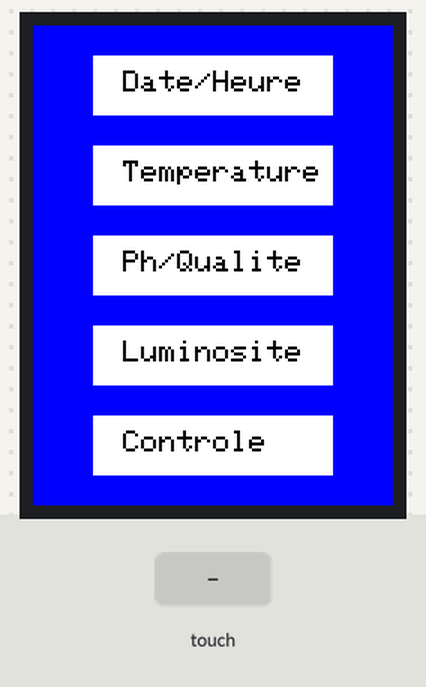
The sketch below on a simulated Arduino Uno, built with avr-gcc and run on an emulated ATmega328P. Parts: 240×320 colour display. Inputs (shaded band) come from the test bench.

Above: at 1.5 s.
1.6 s: touch panel pressed at 38 % / 90 % of its raw x / y range
3.3 s: touch panel pressed at 38 % / 10 % of its raw x / y range
At 4.0 s:
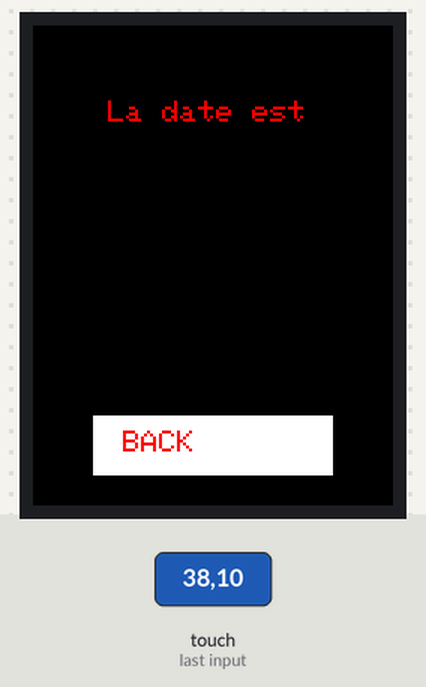
4.8 s: touch panel pressed at 62 % / 90 % of its raw x / y range
At 6.3 s:
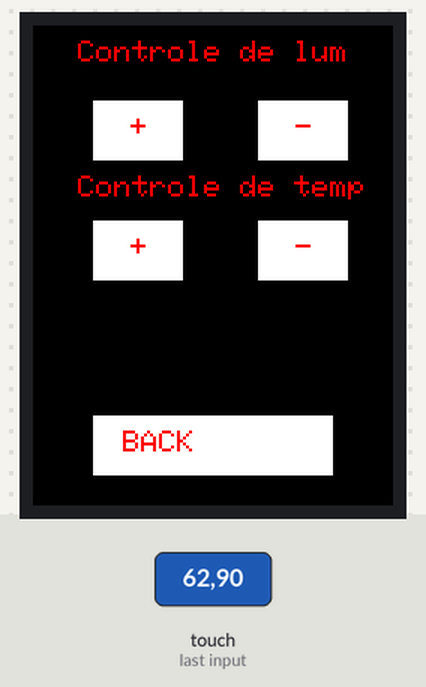
Timing chart, 0 to 7.8 s (numbered marks = the images above; inputs shaded):
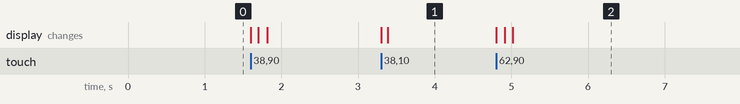

The sketch:

code.ino
```cpp
#include <Adafruit_GFX.h>
#include <SPI.h>
#include <Wire.h>
#include <Adafruit_ILI9341.h>
#include <Adafruit_STMPE610.h>
#include <RTClib.h>
#include <TouchScreen.h>
#include <DHT.h>
//Ecran
#define DHTPIN 3
#define DHTTYPE DHT22
#define TS_MINX 150
#define TS_MINY 130
#define TS_MAXX 3800
#define TS_MAXY 4000
#define STMPE_CS 8
#define TFT_CS 10
#define TFT_DC 9
// DHT
#define DHTPIN 2
#define DHTTYPE DHT22
// PH
#define phSensorPin A1
#define Offset 0.07
#define samplingInterval 20
#define printInterval 800
#define ArrayLenth  40
#define LIGHT_SENSOR A0
int pHArray[ArrayLenth];
int pHArrayIndex=0;

const long interval = 5000;
unsigned long previousMillis = 0;

Adafruit_STMPE610 ts = Adafruit_STMPE610(STMPE_CS);
Adafruit_ILI9341 tft = Adafruit_ILI9341(TFT_CS, TFT_DC);
DHT dht( DHTPIN ,  DHTTYPE );
int x,y;
float temp = 20.2;

float getTemp(){
    return dht.readTemperature();
}
int getLum(){
    return analogRead(LIGHT_SENSOR);
}


float getPh(){
  static float pHValue,voltage;
  voltage = analogRead(phSensorPin)*5.0/1024;
  pHValue = 3.5*voltage+Offset;
  return pHValue;

}


void setup(){
  Serial.begin(9600);
  tft.begin();
  dht.begin();
  if (!ts.begin()){ return;}
  tft.fillScreen(ILI9341_RED);
  tft.setTextSize(2);
  tft.setTextWrap(0);
  tft.setTextColor(ILI9341_BLACK);
  bouton();
  RTC_DS1307 RTC;
   dht.begin();
}
void loop(){
    unsigned long currentMillis = millis();

    if (!ts.bufferEmpty()){
        TS_Point p = ts.getPoint();
        x = map(p.x, TS_MINX, TS_MAXX, 0, tft.width());
        y = map(p.y, TS_MINY, TS_MAXY, 0, tft.height());
        if ((x > 40) && (x < 160) && (y > 20) && (y < 40)){
            if (ts.touched()){
              dateHeure();
              addBackButton();
            }
        }
        else if ((x > 40) && (x < 160) && (y > 60) && (y < 100)){
            if (ts.touched())
            {
                temperature();
                addBackButton();
            }
        }
        else if ((x > 40) && (x < 160) && (y > 120) && (y < 160)){
            if (ts.touched())
            {
                ph();
                addBackButton();
            }
        }
        else if ((x > 40) && (x < 160) && (y > 180) && (y < 220)){
            if (ts.touched())
            {
                luminosite();
                addBackButton();
            }
        }
        else if ((x > 40) && (x < 160) && (y > 240) && (y < 280)){
            if (ts.touched()){
                controle_lum();
                printBackButton();
                waitControlMenu();
           }
      }
    }
     if (currentMillis - previousMillis >= interval) {
        previousMillis = currentMillis;

        Serial.println("{\"temp\":" + String(getTemp())+ ",\"lum\":"+ String(getLum())+ ", \"ph\":" + String(getPh()) + "}");
    }
}

void bouton(){
  tft.fillScreen(ILI9341_BLUE);
  tft.setTextColor(ILI9341_BLACK);
  tft.fillRect(40, 20, 160, 40, ILI9341_WHITE);
  tft.setCursor(60, 30);
  tft.print("Date/Heure");
  tft.fillRect(40, 80, 160, 40, ILI9341_WHITE);
  tft.setCursor(60, 90);
  tft.print("Temperature");
  tft.fillRect(40, 140, 160, 40, ILI9341_WHITE);
  tft.setCursor(60, 150);
  tft.print("Ph/Qualite");
  tft.fillRect(40, 200, 160, 40, ILI9341_WHITE);
  tft.setCursor(60, 210);
  tft.print("Luminosite");
  tft.fillRect(40,260, 160, 40, ILI9341_WHITE);
  tft.setCursor(60, 270);
  tft.print("Controle");
}
void dateHeure(){
    tft.fillScreen(ILI9341_BLACK);
    tft.setTextColor(ILI9341_RED);
    tft.setCursor(50, 50);
    tft.print("La date est  ");
}
void temperature(){
    tft.fillScreen(ILI9341_BLACK);
    tft.setTextColor(ILI9341_RED);
    tft.setCursor(50, 50);
    tft.print("Temperature: ");
    tft.setCursor(50, 170);
    tft.setTextSize(5);
    tft.print(String(getTemp()));
    tft.setTextSize(2);
    tft.print(String((char)223) + "C");
}
void ph(){
    tft.fillScreen(ILI9341_BLACK);
    tft.setTextColor(ILI9341_RED);
    tft.setCursor(70, 50);
    tft.print("Ph : ");
    tft.setCursor(80, 160);
    tft.setTextSize(5);
    tft.print(getPh());
    tft.setTextSize(2);
}
void luminosite(){
    tft.fillScreen(ILI9341_BLACK);
    tft.setTextColor(ILI9341_RED);
    tft.setCursor(50, 50);
    tft.print("Luminosite : ");
    tft.setCursor(50, 170);
    tft.setTextSize(5);
    tft.print(String(getLum()));
    tft.setCursor(150, 190);
    tft.setTextSize(2);
    tft.print("Lumens");
}
void addBackButton(){
    tft.fillRect(40,260, 160, 40, ILI9341_WHITE);
    tft.setCursor(60, 270);
    tft.print("BACK");
    bool pressed = false;
    while(!pressed){
      if (!ts.bufferEmpty()){
      TS_Point p = ts.getPoint();
      x = map(p.x, TS_MINX, TS_MAXX, 0, tft.width());
      y = map(p.y, TS_MINY, TS_MAXY, 0, tft.height());
      if ((x > 40) && (x < 160) && (y > 240) && (y < 280)){
            if (ts.touched())
            {
                pressed = true;
                bouton();
                return;
            }
        }
      }
  }
}
void printBackButton(){
    tft.fillRect(40,260, 160, 40, ILI9341_WHITE);
    tft.setCursor(60, 270);
    tft.print("BACK");
}
void controle_lum(){
    tft.fillScreen(ILI9341_BLACK);
    tft.setTextColor(ILI9341_RED);
    tft.setCursor(30, 10);
    tft.print("Controle de lum");

    tft.setCursor(30, 100);
    tft.print("Controle de temp");

    tft.fillRect(40,50, 60, 40, ILI9341_WHITE);
    tft.setCursor(65, 60);
    tft.print("+");

    tft.fillRect(150,50, 60, 40, ILI9341_WHITE);
    tft.setCursor(175, 60);
    tft.print("-");

    tft.fillRect(40,130, 60, 40, ILI9341_WHITE);
    tft.setCursor(65, 140);
    tft.print("+");

    tft.fillRect(150,130, 60, 40, ILI9341_WHITE);
    tft.setCursor(175, 140);
    tft.print("-");

}
void waitControlMenu(){
  bool exitMenu = false;
  while(!exitMenu){
    if (!ts.bufferEmpty()){
      TS_Point p = ts.getPoint();
      x = map(p.x, TS_MINX, TS_MAXX, 0, tft.width());
      y = map(p.y, TS_MINY, TS_MAXY, 0, tft.height());
      if ((x > 40) && (x < 80) && (y > 50) && (y < 90)){
          if (ts.touched()){

              exitMenu = false;
          }
      }
      if ((x > 140) && (x < 180) && (y > 50) && (y < 90)){
          if (ts.touched()){

              exitMenu = false;
          }
      }
      if ((x > 40) && (x < 160) && (y > 240) && (y < 280)){
            if (ts.touched())
            {
                exitMenu = false;
                bouton();
                return;
            }
        }
    }
  }
}
```

Measured:
- after the input at 3.3 s, the display: first changes at once (image 1 shows a later state)
- after the input at 4.8 s, the display: first changes at once (image 2 shows a later state)
